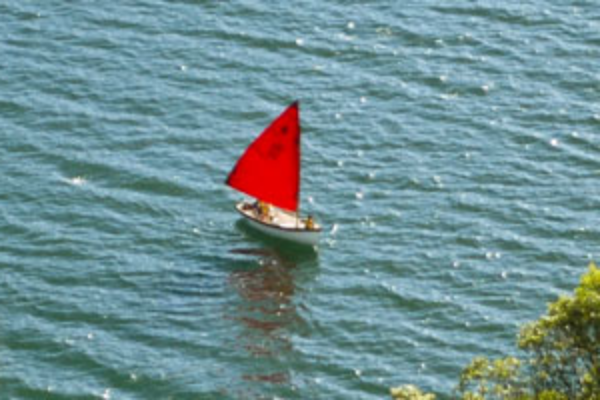
#> input picture Images/resized_cropped_region_2x.png, 600 x 400 px
$ python opencv_ms_translation.py
#> lines starting #> are read from the running program, lines starting #| are printed output that depends on the picture
import cv2
import numpy as np

pic = cv2.imread("./Images/resized_cropped_region_2x.png")
#> pic is the input picture: shape (400, 600, 3); mean B, G, R 147.6, 143.4, 111.8
print(pic)
#> (printed output is left out)
cols = pic.shape[1]
#> cols = 600
rows = pic.shape[0]
#> rows = 400

M = np.float32([[1, 0, 150], [0, 1, 70]])

shifted = cv2.warpAffine(pic, M, (cols, rows))
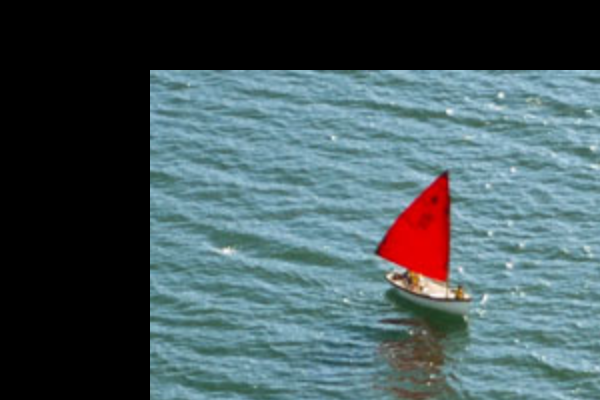
#> shifted: shape (400, 600, 3); mean B, G, R 92.4, 88, 69.4
cv2.imshow('shifted', shifted)
cv2.waitKey(0)
cv2.destroyAllWindows()
